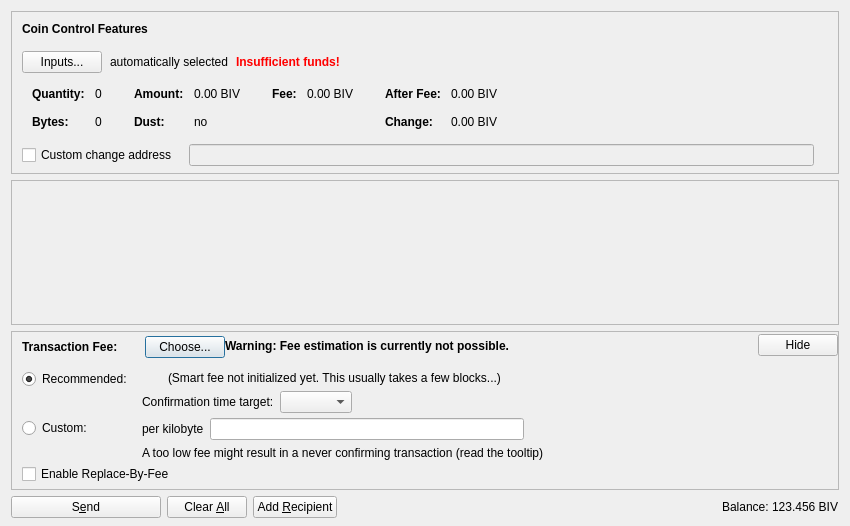
<?xml version="1.0" encoding="UTF-8"?>
<ui version="4.0">
 <class>SendCoinsDialog</class>
 <widget class="QDialog" name="SendCoinsDialog">
  <property name="geometry">
   <rect>
    <x>0</x>
    <y>0</y>
    <width>850</width>
    <height>526</height>
   </rect>
  </property>
  <property name="windowTitle">
   <string>Send Coins</string>
  </property>
  <layout class="QVBoxLayout" name="verticalLayout" stretch="0,1,0,0">
   <property name="bottomMargin">
    <number>8</number>
   </property>
   <item>
    <widget class="QFrame" name="frameCoinControl">
     <property name="sizePolicy">
      <sizepolicy hsizetype="Expanding" vsizetype="Expanding">
       <horstretch>0</horstretch>
       <verstretch>0</verstretch>
      </sizepolicy>
     </property>
     <property name="maximumSize">
      <size>
       <width>16777215</width>
       <height>16777215</height>
      </size>
     </property>
     <property name="frameShape">
      <enum>QFrame::StyledPanel</enum>
     </property>
     <property name="frameShadow">
      <enum>QFrame::Sunken</enum>
     </property>
     <layout class="QVBoxLayout" name="verticalLayoutCoinControl2">
      <property name="spacing">
       <number>0</number>
      </property>
      <property name="leftMargin">
       <number>0</number>
      </property>
      <property name="topMargin">
       <number>0</number>
      </property>
      <property name="rightMargin">
       <number>0</number>
      </property>
      <property name="bottomMargin">
       <number>6</number>
      </property>
      <item>
       <layout class="QVBoxLayout" name="verticalLayoutCoinControl" stretch="0,0,0,0,1">
        <property name="spacing">
         <number>0</number>
        </property>
        <property name="leftMargin">
         <number>10</number>
        </property>
        <property name="topMargin">
         <number>10</number>
        </property>
        <item>
         <layout class="QHBoxLayout" name="horizontalLayoutCoinControl1">
          <property name="bottomMargin">
           <number>15</number>
          </property>
          <item>
           <widget class="QLabel" name="labelCoinControlFeatures">
            <property name="sizePolicy">
             <sizepolicy hsizetype="Preferred" vsizetype="Maximum">
              <horstretch>0</horstretch>
              <verstretch>0</verstretch>
             </sizepolicy>
            </property>
            <property name="font">
             <font>
              <weight>75</weight>
              <bold>true</bold>
             </font>
            </property>
            <property name="styleSheet">
             <string notr="true">font-weight:bold;</string>
            </property>
            <property name="text">
             <string>Coin Control Features</string>
            </property>
           </widget>
          </item>
         </layout>
        </item>
        <item>
         <layout class="QHBoxLayout" name="horizontalLayoutCoinControl2" stretch="0,0,0,0">
          <property name="spacing">
           <number>8</number>
          </property>
          <property name="bottomMargin">
           <number>10</number>
          </property>
          <item>
           <widget class="QPushButton" name="pushButtonCoinControl">
            <property name="styleSheet">
             <string notr="true"/>
            </property>
            <property name="text">
             <string>Inputs...</string>
            </property>
            <property name="autoDefault">
             <bool>false</bool>
            </property>
           </widget>
          </item>
          <item>
           <widget class="QLabel" name="labelCoinControlAutomaticallySelected">
            <property name="text">
             <string>automatically selected</string>
            </property>
            <property name="margin">
             <number>5</number>
            </property>
           </widget>
          </item>
          <item>
           <widget class="QLabel" name="labelCoinControlInsuffFunds">
            <property name="font">
             <font>
              <weight>75</weight>
              <bold>true</bold>
             </font>
            </property>
            <property name="styleSheet">
             <string notr="true">color:red;font-weight:bold;</string>
            </property>
            <property name="text">
             <string>Insufficient funds!</string>
            </property>
            <property name="margin">
             <number>5</number>
            </property>
           </widget>
          </item>
          <item>
           <spacer name="horizontalSpacerCoinControl">
            <property name="orientation">
             <enum>Qt::Horizontal</enum>
            </property>
            <property name="sizeHint" stdset="0">
             <size>
              <width>40</width>
              <height>1</height>
             </size>
            </property>
           </spacer>
          </item>
         </layout>
        </item>
        <item>
         <widget class="QWidget" name="widgetCoinControl" native="true">
          <property name="sizePolicy">
           <sizepolicy hsizetype="Preferred" vsizetype="Preferred">
            <horstretch>0</horstretch>
            <verstretch>0</verstretch>
           </sizepolicy>
          </property>
          <property name="minimumSize">
           <size>
            <width>0</width>
            <height>0</height>
           </size>
          </property>
          <property name="styleSheet">
           <string notr="true"/>
          </property>
          <layout class="QHBoxLayout" name="horizontalLayoutCoinControl5">
           <property name="leftMargin">
            <number>0</number>
           </property>
           <property name="topMargin">
            <number>0</number>
           </property>
           <property name="rightMargin">
            <number>0</number>
           </property>
           <property name="bottomMargin">
            <number>0</number>
           </property>
           <item>
            <layout class="QHBoxLayout" name="horizontalLayoutCoinControl3" stretch="0,0,0,1">
             <property name="spacing">
              <number>20</number>
             </property>
             <property name="topMargin">
              <number>0</number>
             </property>
             <property name="bottomMargin">
              <number>10</number>
             </property>
             <item>
              <layout class="QFormLayout" name="formLayoutCoinControl1">
               <property name="horizontalSpacing">
                <number>10</number>
               </property>
               <property name="verticalSpacing">
                <number>14</number>
               </property>
               <property name="leftMargin">
                <number>10</number>
               </property>
               <property name="topMargin">
                <number>4</number>
               </property>
               <property name="rightMargin">
                <number>6</number>
               </property>
               <item row="0" column="0">
                <widget class="QLabel" name="labelCoinControlQuantityText">
                 <property name="font">
                  <font>
                   <weight>75</weight>
                   <bold>true</bold>
                  </font>
                 </property>
                 <property name="text">
                  <string>Quantity:</string>
                 </property>
                 <property name="margin">
                  <number>0</number>
                 </property>
                </widget>
               </item>
               <item row="0" column="1">
                <widget class="QLabel" name="labelCoinControlQuantity">
                 <property name="cursor">
                  <cursorShape>IBeamCursor</cursorShape>
                 </property>
                 <property name="contextMenuPolicy">
                  <enum>Qt::ActionsContextMenu</enum>
                 </property>
                 <property name="text">
                  <string notr="true">0</string>
                 </property>
                 <property name="margin">
                  <number>0</number>
                 </property>
                 <property name="textInteractionFlags">
                  <set>Qt::LinksAccessibleByMouse|Qt::TextSelectableByKeyboard|Qt::TextSelectableByMouse</set>
                 </property>
                </widget>
               </item>
               <item row="1" column="0">
                <widget class="QLabel" name="labelCoinControlBytesText">
                 <property name="font">
                  <font>
                   <weight>75</weight>
                   <bold>true</bold>
                  </font>
                 </property>
                 <property name="text">
                  <string>Bytes:</string>
                 </property>
                </widget>
               </item>
               <item row="1" column="1">
                <widget class="QLabel" name="labelCoinControlBytes">
                 <property name="cursor">
                  <cursorShape>IBeamCursor</cursorShape>
                 </property>
                 <property name="contextMenuPolicy">
                  <enum>Qt::ActionsContextMenu</enum>
                 </property>
                 <property name="text">
                  <string notr="true">0</string>
                 </property>
                 <property name="textInteractionFlags">
                  <set>Qt::LinksAccessibleByMouse|Qt::TextSelectableByKeyboard|Qt::TextSelectableByMouse</set>
                 </property>
                </widget>
               </item>
              </layout>
             </item>
             <item>
              <layout class="QFormLayout" name="formLayoutCoinControl2">
               <property name="horizontalSpacing">
                <number>10</number>
               </property>
               <property name="verticalSpacing">
                <number>14</number>
               </property>
               <property name="leftMargin">
                <number>6</number>
               </property>
               <property name="topMargin">
                <number>4</number>
               </property>
               <property name="rightMargin">
                <number>6</number>
               </property>
               <item row="0" column="0">
                <widget class="QLabel" name="labelCoinControlAmountText">
                 <property name="font">
                  <font>
                   <weight>75</weight>
                   <bold>true</bold>
                  </font>
                 </property>
                 <property name="text">
                  <string>Amount:</string>
                 </property>
                 <property name="margin">
                  <number>0</number>
                 </property>
                </widget>
               </item>
               <item row="0" column="1">
                <widget class="QLabel" name="labelCoinControlAmount">
                 <property name="cursor">
                  <cursorShape>IBeamCursor</cursorShape>
                 </property>
                 <property name="contextMenuPolicy">
                  <enum>Qt::ActionsContextMenu</enum>
                 </property>
                 <property name="text">
                  <string notr="true">0.00 BIV</string>
                 </property>
                 <property name="textInteractionFlags">
                  <set>Qt::LinksAccessibleByMouse|Qt::TextSelectableByKeyboard|Qt::TextSelectableByMouse</set>
                 </property>
                </widget>
               </item>
               <item row="1" column="0">
                <widget class="QLabel" name="labelCoinControlLowOutputText">
                 <property name="font">
                  <font>
                   <weight>75</weight>
                   <bold>true</bold>
                  </font>
                 </property>
                 <property name="text">
                  <string>Dust:</string>
                 </property>
                </widget>
               </item>
               <item row="1" column="1">
                <widget class="QLabel" name="labelCoinControlLowOutput">
                 <property name="cursor">
                  <cursorShape>IBeamCursor</cursorShape>
                 </property>
                 <property name="contextMenuPolicy">
                  <enum>Qt::ActionsContextMenu</enum>
                 </property>
                 <property name="text">
                  <string notr="true">no</string>
                 </property>
                 <property name="textInteractionFlags">
                  <set>Qt::LinksAccessibleByMouse|Qt::TextSelectableByKeyboard|Qt::TextSelectableByMouse</set>
                 </property>
                </widget>
               </item>
              </layout>
             </item>
             <item>
              <layout class="QFormLayout" name="formLayoutCoinControl3">
               <property name="horizontalSpacing">
                <number>10</number>
               </property>
               <property name="verticalSpacing">
                <number>14</number>
               </property>
               <property name="leftMargin">
                <number>6</number>
               </property>
               <property name="topMargin">
                <number>4</number>
               </property>
               <property name="rightMargin">
                <number>6</number>
               </property>
               <item row="0" column="0">
                <widget class="QLabel" name="labelCoinControlFeeText">
                 <property name="font">
                  <font>
                   <weight>75</weight>
                   <bold>true</bold>
                  </font>
                 </property>
                 <property name="text">
                  <string>Fee:</string>
                 </property>
                 <property name="margin">
                  <number>0</number>
                 </property>
                </widget>
               </item>
               <item row="0" column="1">
                <widget class="QLabel" name="labelCoinControlFee">
                 <property name="cursor">
                  <cursorShape>IBeamCursor</cursorShape>
                 </property>
                 <property name="contextMenuPolicy">
                  <enum>Qt::ActionsContextMenu</enum>
                 </property>
                 <property name="text">
                  <string notr="true">0.00 BIV</string>
                 </property>
                 <property name="textInteractionFlags">
                  <set>Qt::LinksAccessibleByMouse|Qt::TextSelectableByKeyboard|Qt::TextSelectableByMouse</set>
                 </property>
                </widget>
               </item>
              </layout>
             </item>
             <item>
              <layout class="QFormLayout" name="formLayoutCoinControl4">
               <property name="horizontalSpacing">
                <number>10</number>
               </property>
               <property name="verticalSpacing">
                <number>14</number>
               </property>
               <property name="leftMargin">
                <number>6</number>
               </property>
               <property name="topMargin">
                <number>4</number>
               </property>
               <property name="rightMargin">
                <number>6</number>
               </property>
               <item row="0" column="0">
                <widget class="QLabel" name="labelCoinControlAfterFeeText">
                 <property name="font">
                  <font>
                   <weight>75</weight>
                   <bold>true</bold>
                  </font>
                 </property>
                 <property name="text">
                  <string>After Fee:</string>
                 </property>
                 <property name="margin">
                  <number>0</number>
                 </property>
                </widget>
               </item>
               <item row="0" column="1">
                <widget class="QLabel" name="labelCoinControlAfterFee">
                 <property name="cursor">
                  <cursorShape>IBeamCursor</cursorShape>
                 </property>
                 <property name="contextMenuPolicy">
                  <enum>Qt::ActionsContextMenu</enum>
                 </property>
                 <property name="text">
                  <string notr="true">0.00 BIV</string>
                 </property>
                 <property name="textInteractionFlags">
                  <set>Qt::LinksAccessibleByMouse|Qt::TextSelectableByKeyboard|Qt::TextSelectableByMouse</set>
                 </property>
                </widget>
               </item>
               <item row="1" column="0">
                <widget class="QLabel" name="labelCoinControlChangeText">
                 <property name="font">
                  <font>
                   <weight>75</weight>
                   <bold>true</bold>
                  </font>
                 </property>
                 <property name="text">
                  <string>Change:</string>
                 </property>
                </widget>
               </item>
               <item row="1" column="1">
                <widget class="QLabel" name="labelCoinControlChange">
                 <property name="cursor">
                  <cursorShape>IBeamCursor</cursorShape>
                 </property>
                 <property name="contextMenuPolicy">
                  <enum>Qt::ActionsContextMenu</enum>
                 </property>
                 <property name="text">
                  <string notr="true">0.00 BIV</string>
                 </property>
                 <property name="textInteractionFlags">
                  <set>Qt::LinksAccessibleByMouse|Qt::TextSelectableByKeyboard|Qt::TextSelectableByMouse</set>
                 </property>
                </widget>
               </item>
              </layout>
             </item>
            </layout>
           </item>
          </layout>
         </widget>
        </item>
        <item>
         <layout class="QHBoxLayout" name="horizontalLayoutCoinControl4" stretch="0,0,0">
          <property name="spacing">
           <number>12</number>
          </property>
          <property name="sizeConstraint">
           <enum>QLayout::SetDefaultConstraint</enum>
          </property>
          <property name="topMargin">
           <number>5</number>
          </property>
          <property name="rightMargin">
           <number>5</number>
          </property>
          <item>
           <widget class="QCheckBox" name="checkBoxCoinControlChange">
            <property name="toolTip">
             <string>If this is activated, but the change address is empty or invalid, change will be sent to a newly generated address.</string>
            </property>
            <property name="text">
             <string>Custom change address</string>
            </property>
           </widget>
          </item>
          <item>
           <widget class="QValidatedLineEdit" name="lineEditCoinControlChange">
            <property name="enabled">
             <bool>false</bool>
            </property>
            <property name="sizePolicy">
             <sizepolicy hsizetype="Expanding" vsizetype="Fixed">
              <horstretch>0</horstretch>
              <verstretch>0</verstretch>
             </sizepolicy>
            </property>
           </widget>
          </item>
          <item>
           <widget class="QLabel" name="labelCoinControlChangeLabel">
            <property name="sizePolicy">
             <sizepolicy hsizetype="Preferred" vsizetype="Expanding">
              <horstretch>0</horstretch>
              <verstretch>0</verstretch>
             </sizepolicy>
            </property>
            <property name="minimumSize">
             <size>
              <width>0</width>
              <height>0</height>
             </size>
            </property>
            <property name="text">
             <string/>
            </property>
            <property name="margin">
             <number>3</number>
            </property>
           </widget>
          </item>
         </layout>
        </item>
        <item>
         <spacer name="verticalSpacerCoinControl">
          <property name="orientation">
           <enum>Qt::Vertical</enum>
          </property>
          <property name="sizeHint" stdset="0">
           <size>
            <width>800</width>
            <height>1</height>
           </size>
          </property>
         </spacer>
        </item>
       </layout>
      </item>
     </layout>
    </widget>
   </item>
   <item>
    <widget class="QScrollArea" name="scrollArea">
     <property name="widgetResizable">
      <bool>true</bool>
     </property>
     <widget class="QWidget" name="scrollAreaWidgetContents">
      <property name="geometry">
       <rect>
        <x>0</x>
        <y>0</y>
        <width>830</width>
        <height>104</height>
       </rect>
      </property>
      <layout class="QVBoxLayout" name="verticalLayout_2" stretch="0,1">
       <property name="leftMargin">
        <number>0</number>
       </property>
       <property name="topMargin">
        <number>0</number>
       </property>
       <property name="rightMargin">
        <number>0</number>
       </property>
       <property name="bottomMargin">
        <number>0</number>
       </property>
       <item>
        <layout class="QVBoxLayout" name="entries">
         <property name="spacing">
          <number>6</number>
         </property>
        </layout>
       </item>
       <item>
        <spacer name="verticalSpacer">
         <property name="orientation">
          <enum>Qt::Vertical</enum>
         </property>
         <property name="sizeHint" stdset="0">
          <size>
           <width>20</width>
           <height>40</height>
          </size>
         </property>
        </spacer>
       </item>
      </layout>
     </widget>
    </widget>
   </item>
   <item>
    <widget class="QFrame" name="frameFee">
     <property name="sizePolicy">
      <sizepolicy hsizetype="Expanding" vsizetype="Expanding">
       <horstretch>0</horstretch>
       <verstretch>0</verstretch>
      </sizepolicy>
     </property>
     <property name="maximumSize">
      <size>
       <width>16777215</width>
       <height>16777215</height>
      </size>
     </property>
     <property name="frameShape">
      <enum>QFrame::StyledPanel</enum>
     </property>
     <property name="frameShadow">
      <enum>QFrame::Sunken</enum>
     </property>
     <layout class="QVBoxLayout" name="verticalLayoutFee1">
      <property name="spacing">
       <number>0</number>
      </property>
      <property name="leftMargin">
       <number>0</number>
      </property>
      <property name="topMargin">
       <number>0</number>
      </property>
      <property name="rightMargin">
       <number>0</number>
      </property>
      <property name="bottomMargin">
       <number>0</number>
      </property>
      <item>
       <layout class="QVBoxLayout" name="verticalLayoutFee2" stretch="0,0,0">
        <property name="spacing">
         <number>0</number>
        </property>
        <property name="leftMargin">
         <number>10</number>
        </property>
        <property name="topMargin">
         <number>0</number>
        </property>
        <item>
         <layout class="QHBoxLayout" name="horizontalLayoutFee1">
          <property name="bottomMargin">
           <number>0</number>
          </property>
          <item>
           <layout class="QVBoxLayout" name="verticalLayoutFee7">
            <property name="spacing">
             <number>0</number>
            </property>
            <item>
             <spacer name="verticalSpacerSmartFee">
              <property name="orientation">
               <enum>Qt::Vertical</enum>
              </property>
              <property name="sizeType">
               <enum>QSizePolicy::Fixed</enum>
              </property>
              <property name="sizeHint" stdset="0">
               <size>
                <width>1</width>
                <height>4</height>
               </size>
              </property>
             </spacer>
            </item>
            <item>
             <layout class="QHBoxLayout" name="horizontalLayoutSmartFee">
              <property name="spacing">
               <number>10</number>
              </property>
              <item>
               <widget class="QLabel" name="labelFeeHeadline">
                <property name="sizePolicy">
                 <sizepolicy hsizetype="Preferred" vsizetype="Maximum">
                  <horstretch>0</horstretch>
                  <verstretch>0</verstretch>
                 </sizepolicy>
                </property>
                <property name="font">
                 <font>
                  <weight>75</weight>
                  <bold>true</bold>
                 </font>
                </property>
                <property name="styleSheet">
                 <string notr="true">font-weight:bold;</string>
                </property>
                <property name="text">
                 <string>Transaction Fee:</string>
                </property>
               </widget>
              </item>
              <item>
               <widget class="QLabel" name="labelFeeMinimized">
                <property name="text">
                 <string/>
                </property>
               </widget>
              </item>
              <item>
               <widget class="QPushButton" name="buttonChooseFee">
                <property name="text">
                 <string>Choose...</string>
                </property>
               </widget>
              </item>
             </layout>
            </item>
            <item>
             <spacer name="verticalSpacer_5">
              <property name="orientation">
               <enum>Qt::Vertical</enum>
              </property>
              <property name="sizeHint" stdset="0">
               <size>
                <width>1</width>
                <height>1</height>
               </size>
              </property>
             </spacer>
            </item>
           </layout>
          </item>
          <item>
           <widget class="QLabel" name="fallbackFeeWarningLabel">
            <property name="toolTip">
             <string>Using the fallbackfee can result in sending a transaction that will take several hours or days (or never) to confirm. Consider choosing your fee manually or wait until you have validated the complete chain.</string>
            </property>
            <property name="font">
            <font>
                <weight>75</weight>
                <bold>true</bold>
            </font>
            </property>
            <property name="text">
             <string>Warning: Fee estimation is currently not possible.</string>
            </property>
            <property name="wordWrap">
             <bool>false</bool>
            </property>
           </widget>
          </item>
          <item>
           <spacer name="horizontalSpacer_4">
            <property name="orientation">
             <enum>Qt::Horizontal</enum>
            </property>
            <property name="sizeType">
             <enum>QSizePolicy::MinimumExpanding</enum>
            </property>
            <property name="sizeHint" stdset="0">
             <size>
              <width>40</width>
              <height>20</height>
             </size>
            </property>
           </spacer>
          </item>
          <item>
           <widget class="QPushButton" name="buttonMinimizeFee">
            <property name="toolTip">
             <string>Hide transaction fee settings</string>
            </property>
            <property name="text">
             <string>Hide</string>
            </property>
           </widget>
          </item>
         </layout>
        </item>
        <item>
         <widget class="QFrame" name="frameFeeSelection">
          <layout class="QVBoxLayout" name="verticalLayoutFee12">
           <property name="spacing">
            <number>0</number>
           </property>
           <property name="leftMargin">
            <number>0</number>
           </property>
           <property name="topMargin">
            <number>0</number>
           </property>
           <property name="rightMargin">
            <number>0</number>
           </property>
           <property name="bottomMargin">
            <number>0</number>
           </property>
           <item>
            <layout class="QGridLayout" name="gridLayoutFee">
             <property name="topMargin">
              <number>10</number>
             </property>
             <property name="bottomMargin">
              <number>4</number>
             </property>
             <property name="horizontalSpacing">
              <number>10</number>
             </property>
             <property name="verticalSpacing">
              <number>4</number>
             </property>
             <item row="1" column="1">
              <layout class="QVBoxLayout" name="verticalLayoutFee8">
               <property name="spacing">
                <number>6</number>
               </property>
               <item>
                <layout class="QHBoxLayout" name="horizontalLayoutFee13">
                 <item>
                  <widget class="QLabel" name="labelCustomPerKilobyte">
                   <property name="toolTip">
                    <string>Specify a custom fee per kB (1,000 bytes) of the transaction's virtual size.

Note:  Since the fee is calculated on a per-byte basis, a fee of "100 satoshis per kB" for a transaction size of 500 bytes (half of 1 kB) would ultimately yield a fee of only 50 satoshis.</string>
                   </property>
                   <property name="text">
                    <string>per kilobyte</string>
                   </property>
                  </widget>
                 </item>
                 <item>
                  <widget class="BitcoinAmountField" name="customFee"/>
                 </item>
                 <item>
                  <spacer name="horizontalSpacer_6">
                   <property name="orientation">
                    <enum>Qt::Horizontal</enum>
                   </property>
                   <property name="sizeHint" stdset="0">
                    <size>
                     <width>1</width>
                     <height>1</height>
                    </size>
                   </property>
                  </spacer>
                 </item>
                </layout>
               </item>
               <item>
                <layout class="QHBoxLayout" name="horizontalLayoutFee8">
                 <item>
                  <widget class="QLabel" name="labelCustomFeeWarning">
                   <property name="enabled">
                    <bool>true</bool>
                   </property>
                   <property name="toolTip">
                    <string>When there is less transaction volume than space in the blocks, miners as well as relaying nodes may enforce a minimum fee. Paying only this minimum fee is just fine, but be aware that this can result in a never confirming transaction once there is more demand for bivcoin transactions than the network can process.</string>
                   </property>
                   <property name="text">
                    <string>A too low fee might result in a never confirming transaction (read the tooltip)</string>
                   </property>
                  </widget>
                 </item>
                 <item>
                  <spacer name="horizontalSpacer_2">
                   <property name="orientation">
                    <enum>Qt::Horizontal</enum>
                   </property>
                   <property name="sizeHint" stdset="0">
                    <size>
                     <width>1</width>
                     <height>1</height>
                    </size>
                   </property>
                  </spacer>
                 </item>
                </layout>
               </item>
              </layout>
             </item>
             <item row="0" column="0">
              <layout class="QVBoxLayout" name="verticalLayoutFee4" stretch="0,1">
               <item>
                <widget class="QRadioButton" name="radioSmartFee">
                 <property name="text">
                  <string>Recommended:</string>
                 </property>
                 <property name="checked">
                  <bool>true</bool>
                 </property>
                 <attribute name="buttonGroup">
                  <string notr="true">groupFee</string>
                 </attribute>
                </widget>
               </item>
               <item>
                <spacer name="verticalSpacer_2">
                 <property name="orientation">
                  <enum>Qt::Vertical</enum>
                 </property>
                 <property name="sizeHint" stdset="0">
                  <size>
                   <width>1</width>
                   <height>1</height>
                  </size>
                 </property>
                </spacer>
               </item>
              </layout>
             </item>
             <item row="1" column="0">
              <layout class="QVBoxLayout" name="verticalLayoutFee9" stretch="0,1">
               <item>
                <widget class="QRadioButton" name="radioCustomFee">
                 <property name="text">
                  <string>Custom:</string>
                 </property>
                 <attribute name="buttonGroup">
                  <string notr="true">groupFee</string>
                 </attribute>
                </widget>
               </item>
               <item>
                <spacer name="verticalSpacer_6">
                 <property name="orientation">
                  <enum>Qt::Vertical</enum>
                 </property>
                 <property name="sizeHint" stdset="0">
                  <size>
                   <width>1</width>
                   <height>1</height>
                  </size>
                 </property>
                </spacer>
               </item>
              </layout>
             </item>
             <item row="0" column="1">
              <layout class="QVBoxLayout" name="verticalLayoutFee3" stretch="0,0,1">
               <property name="spacing">
                <number>6</number>
               </property>
               <property name="topMargin">
                <number>2</number>
               </property>
               <item>
                <layout class="QHBoxLayout" name="horizontalLayoutFee12">
                 <item>
                  <widget class="QLabel" name="labelSmartFee">
                   <property name="text">
                    <string/>
                   </property>
                  </widget>
                 </item>
                 <item>
                  <widget class="QLabel" name="labelFeeEstimation">
                   <property name="text">
                    <string/>
                   </property>
                  </widget>
                 </item>
                 <item>
                  <widget class="QLabel" name="labelSmartFee2">
                   <property name="text">
                    <string>(Smart fee not initialized yet. This usually takes a few blocks...)</string>
                   </property>
                  </widget>
                 </item>
                 <item>
                  <spacer name="horizontalSpacer_5">
                   <property name="orientation">
                    <enum>Qt::Horizontal</enum>
                   </property>
                   <property name="sizeHint" stdset="0">
                    <size>
                     <width>1</width>
                     <height>1</height>
                    </size>
                   </property>
                  </spacer>
                 </item>
                </layout>
               </item>
               <item>
                <layout class="QHBoxLayout" name="horizontalLayoutFee9">
                 <item>
                  <layout class="QVBoxLayout" name="verticalLayoutFee6">
                   <item>
                    <widget class="QLabel" name="labelSmartFee3">
                     <property name="text">
                      <string>Confirmation time target:</string>
                     </property>
                    </widget>
                   </item>
                  </layout>
                 </item>
                 <item>
                  <layout class="QVBoxLayout" name="verticalLayoutFee5">
                   <property name="rightMargin">
                    <number>30</number>
                   </property>
                   <item>
                    <layout class="QHBoxLayout" name="horizontalLayoutConfTarget">
                     <property name="bottomMargin">
                      <number>0</number>
                     </property>
                     <item>
                      <widget class="QComboBox" name="confTargetSelector"/>
                     </item>
                     <item>
                      <spacer name="horizontalSpacerConfTarget">
                       <property name="orientation">
                        <enum>Qt::Horizontal</enum>
                       </property>
                       <property name="sizeHint" stdset="0">
                        <size>
                         <width>40</width>
                         <height>20</height>
                        </size>
                       </property>
                      </spacer>
                     </item>
                    </layout>
                   </item>
                  </layout>
                 </item>
                </layout>
               </item>
               <item>
                <spacer name="verticalSpacer_4">
                 <property name="orientation">
                  <enum>Qt::Vertical</enum>
                 </property>
                 <property name="sizeHint" stdset="0">
                  <size>
                   <width>1</width>
                   <height>1</height>
                  </size>
                 </property>
                </spacer>
               </item>
              </layout>
             </item>
            </layout>
           </item>
           <item>
            <widget class="QCheckBox" name="optInRBF">
             <property name="text">
              <string>Enable Replace-By-Fee</string>
             </property>
             <property name="toolTip">
              <string>With Replace-By-Fee (BIP-125) you can increase a transaction's fee after it is sent. Without this, a higher fee may be recommended to compensate for increased transaction delay risk.</string>
             </property>
            </widget>
           </item>
          </layout>
         </widget>
        </item>
        <item>
         <spacer name="verticalSpacerFee">
          <property name="orientation">
           <enum>Qt::Vertical</enum>
          </property>
          <property name="sizeHint" stdset="0">
           <size>
            <width>40</width>
            <height>5</height>
           </size>
          </property>
         </spacer>
        </item>
       </layout>
      </item>
     </layout>
    </widget>
   </item>
   <item>
    <layout class="QHBoxLayout" name="horizontalLayout">
     <item>
      <widget class="QPushButton" name="sendButton">
       <property name="minimumSize">
        <size>
         <width>150</width>
         <height>0</height>
        </size>
       </property>
       <property name="toolTip">
        <string>Confirm the send action</string>
       </property>
       <property name="text">
        <string>S&amp;end</string>
       </property>
       <property name="icon">
        <iconset resource="../bitcoin.qrc">
         <normaloff>:/icons/send</normaloff>:/icons/send</iconset>
       </property>
       <property name="autoDefault">
        <bool>false</bool>
       </property>
       <property name="default">
        <bool>false</bool>
       </property>
      </widget>
     </item>
     <item>
      <widget class="QPushButton" name="clearButton">
       <property name="sizePolicy">
        <sizepolicy hsizetype="Minimum" vsizetype="Fixed">
         <horstretch>0</horstretch>
         <verstretch>0</verstretch>
        </sizepolicy>
       </property>
       <property name="toolTip">
        <string>Clear all fields of the form.</string>
       </property>
       <property name="text">
        <string>Clear &amp;All</string>
       </property>
       <property name="icon">
        <iconset resource="../bitcoin.qrc">
         <normaloff>:/icons/remove</normaloff>:/icons/remove</iconset>
       </property>
       <property name="autoDefault">
        <bool>false</bool>
       </property>
      </widget>
     </item>
     <item>
      <widget class="QPushButton" name="addButton">
       <property name="toolTip">
        <string>Send to multiple recipients at once</string>
       </property>
       <property name="text">
        <string>Add &amp;Recipient</string>
       </property>
       <property name="icon">
        <iconset resource="../bitcoin.qrc">
         <normaloff>:/icons/add</normaloff>:/icons/add</iconset>
       </property>
       <property name="autoDefault">
        <bool>false</bool>
       </property>
      </widget>
     </item>
     <item>
      <spacer name="horizontalSpacer">
       <property name="orientation">
        <enum>Qt::Horizontal</enum>
       </property>
       <property name="sizeHint" stdset="0">
        <size>
         <width>40</width>
         <height>20</height>
        </size>
       </property>
      </spacer>
     </item>
     <item>
      <layout class="QHBoxLayout" name="horizontalLayout_2">
       <property name="spacing">
        <number>3</number>
       </property>
       <item>
        <widget class="QLabel" name="labelBalanceName">
         <property name="sizePolicy">
          <sizepolicy hsizetype="Preferred" vsizetype="Fixed">
           <horstretch>0</horstretch>
           <verstretch>0</verstretch>
          </sizepolicy>
         </property>
         <property name="text">
          <string>Balance:</string>
         </property>
        </widget>
       </item>
       <item>
        <widget class="QLabel" name="labelBalance">
         <property name="sizePolicy">
          <sizepolicy hsizetype="Preferred" vsizetype="Fixed">
           <horstretch>0</horstretch>
           <verstretch>0</verstretch>
          </sizepolicy>
         </property>
         <property name="cursor">
          <cursorShape>IBeamCursor</cursorShape>
         </property>
         <property name="text">
          <string notr="true">123.456 BIV</string>
         </property>
         <property name="textInteractionFlags">
          <set>Qt::LinksAccessibleByMouse|Qt::TextSelectableByKeyboard|Qt::TextSelectableByMouse</set>
         </property>
        </widget>
       </item>
      </layout>
     </item>
    </layout>
   </item>
  </layout>
 </widget>
 <customwidgets>
  <customwidget>
   <class>QValidatedLineEdit</class>
   <extends>QLineEdit</extends>
   <header>qt/qvalidatedlineedit.h</header>
  </customwidget>
  <customwidget>
   <class>BitcoinAmountField</class>
   <extends>QLineEdit</extends>
   <header>qt/bitcoinamountfield.h</header>
   <container>1</container>
  </customwidget>
 </customwidgets>
 <resources>
  <include location="../bitcoin.qrc"/>
 </resources>
 <connections/>
 <buttongroups>
  <buttongroup name="groupFee"/>
 </buttongroups>
</ui>
